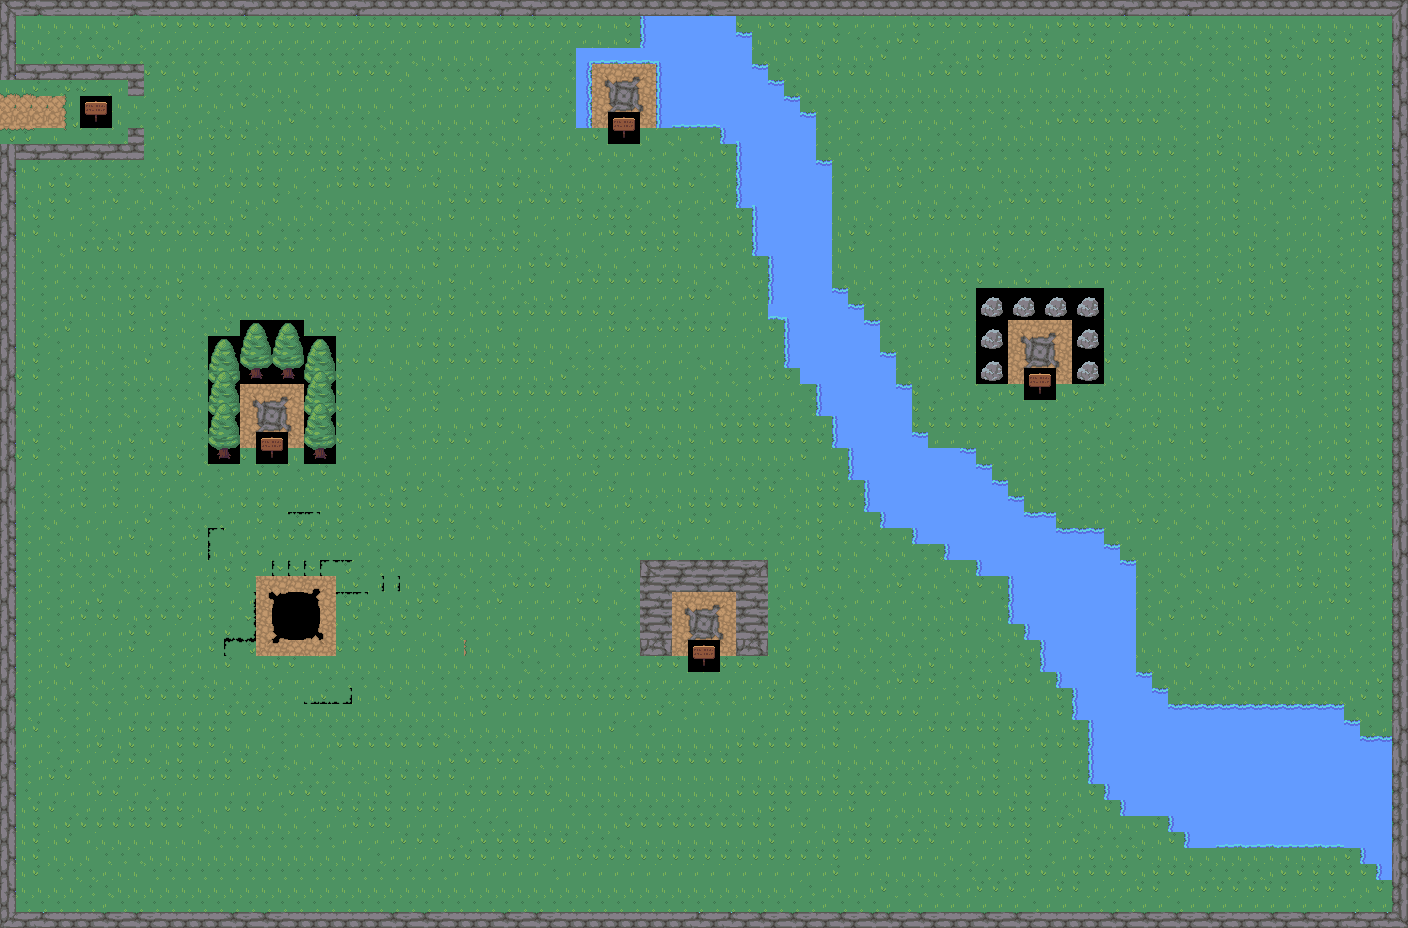

This game map was drawn from its Tiled (.tmx) file and the tilesets committed beside it. A one-line description and the trimmed map source follow:
An orthogonal 88x58 tile map with 16x16 px tiles, 1 tile layer (Calque de Tuiles 1).

<map version="1.10" tiledversion="1.10.1" orientation="orthogonal" renderorder="right-down" width="88" height="58" tilewidth="16" tileheight="16" infinite="0" nextlayerid="2" nextobjectid="1">
 <tileset firstgid="1" name="map_gen_pocket_clop" tilewidth="16" tileheight="16" tilecount="720" columns="40">
  <image source="../pytonJEU/fichierspycréés/projetencours/pocket_clop/RPG Nature Tileset.png" trans="000000" width="641" height="288" />
 </tileset>
 <layer id="1" name="Calque de Tuiles 1" width="88" height="58">
  <data>[5104 cells, 5104 non-empty, 145 distinct tile ids]</data>
 </layer>
</map>
